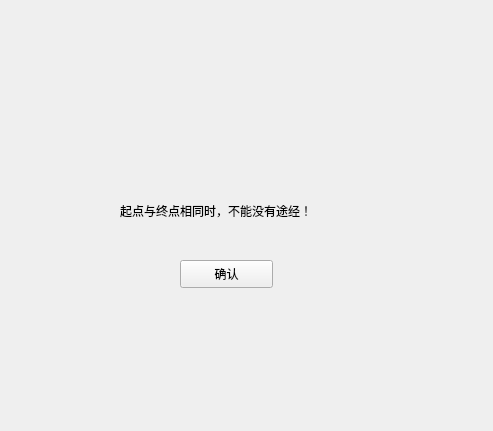
<?xml version="1.0" encoding="UTF-8"?>
<ui version="4.0">
 <class>warning2</class>
 <widget class="QWidget" name="warning2">
  <property name="geometry">
   <rect>
    <x>0</x>
    <y>0</y>
    <width>493</width>
    <height>431</height>
   </rect>
  </property>
  <property name="windowTitle">
   <string>warning2</string>
  </property>
  <widget class="QPushButton" name="pushButton">
   <property name="geometry">
    <rect>
     <x>180</x>
     <y>260</y>
     <width>93</width>
     <height>28</height>
    </rect>
   </property>
   <property name="text">
    <string>确认</string>
   </property>
  </widget>
  <widget class="QLabel" name="label">
   <property name="geometry">
    <rect>
     <x>120</x>
     <y>180</y>
     <width>251</width>
     <height>61</height>
    </rect>
   </property>
   <property name="text">
    <string>起点与终点相同时，不能没有途经！</string>
   </property>
  </widget>
 </widget>
 <layoutdefault spacing="6" margin="11"/>
 <resources/>
 <connections/>
</ui>
